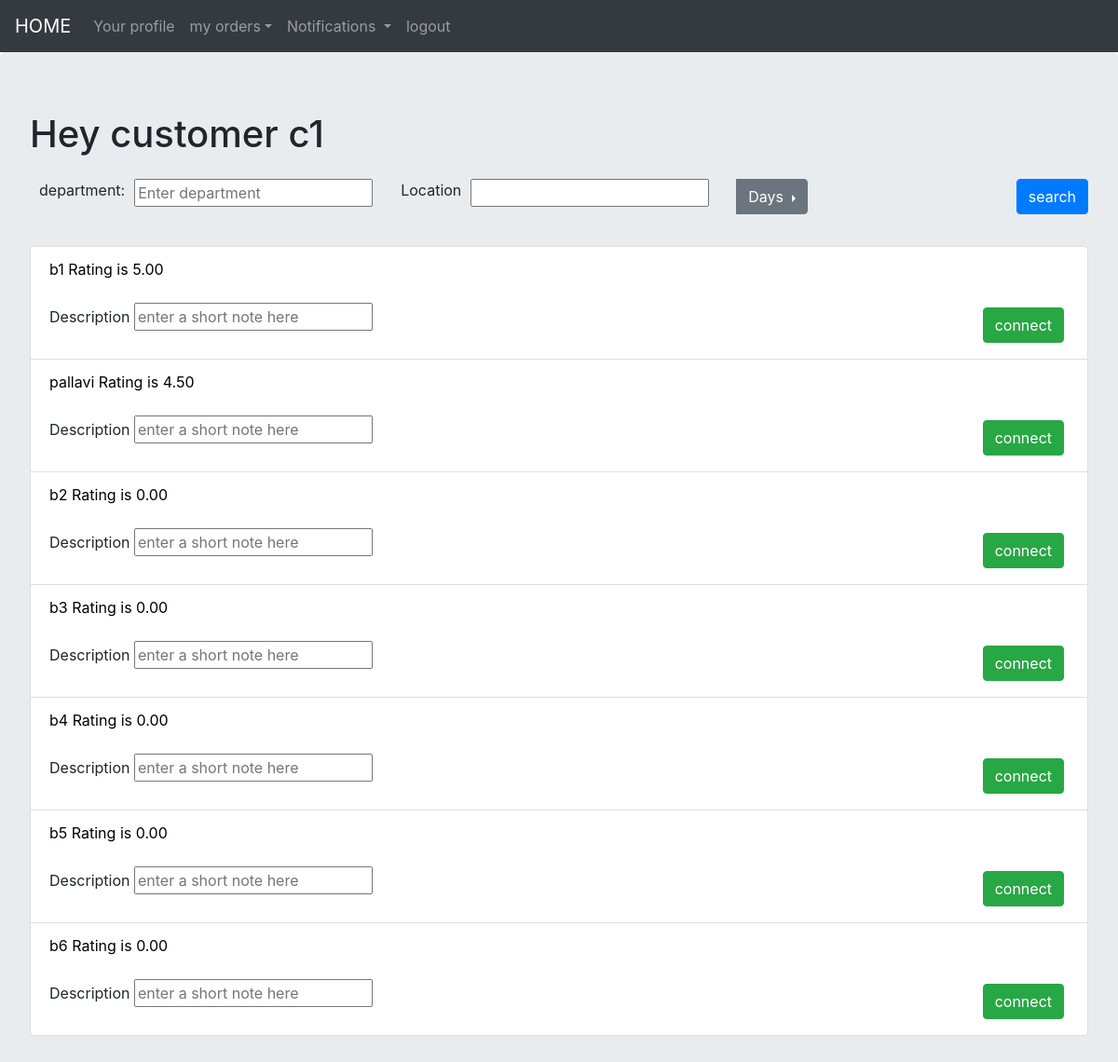
Page /customer/detail/ (signed in) on the committed database.
### app1/models.py (models this page shows)
class User(AbstractUser):
    phone_number=models.PositiveIntegerField(default=0)
    is_customer=models.BooleanField(default=False)
    is_broker=models.BooleanField(default=False)
    picture=models.ImageField(upload_to='profile_pics',blank=True)
    def __str__(self):
        return self.username

class Broker(models.Model):
    user=models.OneToOneField(User,on_delete=models.CASCADE)
    department_name=models.CharField(max_length=30)
    location=models.CharField(max_length=30)
    days=MultiSelectField(choices=DAYS_OF_WEEK,blank=True,default=lis)
    average_rating=models.FloatField(blank=True,default=0,null=True)
    def __str__(self):
        return self.user.__str__()

### app1/views.py (the view, shortened to what this page needs)
# urls.py: path('customer/detail/',customerdetail,name="customer_home"),
@iscustomer
def customerdetail(request):
    connection.objects.filter(broker_status="order not accepted").update(broker_status="request pending")
    brokers=Broker.objects.order_by("-average_rating")
    unreadmessages=Message.objects.filter(customer__user=request.user,is_customerread=False)
    unreadconnections=connection.objects.filter(customer__user=request.user,is_customerread=False)
    context={
        "unreadconnections":unreadconnections,
        "unreadmessages":unreadmessages,
        "tl":len(unreadconnections)+len(unreadmessages)
    }
    context["brokers"] = brokers
    context["customer"]=request.user
    return render(request,"customer/home.html",context)

### app1/views.py (called while the page is built)
def customerauth(user):
    if user.id is not None:
        return user.is_customer and user.is_authenticated
    return False

### templates/customer/home.html (shortened to what this page needs)
{% extends "base.html" %}
{% load humanize %}
{% block content %}
<div class="jumbotron">
  <h1 style="float: left;">Hey customer {{customer.username}} </h1>
  <br><br><br>
  <form action="" method="POST">
    <label for="department" style="float: left;margin-left:10px;">department:</label>
    <input type="text" name="department" placeholder="Enter department" style="float: left;margin-left:10px;">
    <label for="location" style="float: left; margin-left:30px;">Location </label>
    <input type="location" name="location" style="float: left;margin-left:10px;">
    <div class=" btn-group dropright" style="margin-left: 30px; float:left">
      <br>
      <button  type="button" class="btn btn-secondary dropdown-toggle" data-toggle="dropdown"  role="button" aria-haspopup="true" aria-expanded="false"> Days </button>
    </div>
    <input type="submit" class="btn btn-primary" value="search" style="float: right; margin-left:20px">
    <br>
  </form>
<br><br>
      <ul class="list-group" style="clear:both">
        {% for b in brokers %}
        <li class="list-group-item">
          <form action="" method="POST">
            <a href="{% url 'app1:broker_reviews' pk=b.user.pk %}" style="color: black;">{{b.user.username}}  Rating is {{b.average_rating|floatformat:2|intcomma}}</a>
            <br>
            <br>
            <label for="description">Description</label>
            <input type="text" name="description" placeholder="enter a short note here">
            <input type="submit" class="btn btn-success" value="connect" name="connect" style="margin: 5px; float:right">
            <br>
            </form>
        </li>
      {% endfor %}
      </ul>
  <br>
  <br>
  <br>
</div>
{% endblock content %}

### rows in the picture
User: username "c1"
Broker: user.username "b1", average_rating "5.00"
Broker: user.username "pallavi", average_rating "4.50"
Broker: user.username "b2", average_rating "0.00"
Broker: user.username "b3", average_rating "0.00"
Broker: user.username "b4", average_rating "0.00"
Broker: user.username "b5", average_rating "0.00"
Broker: user.username "b6", average_rating "0.00"
